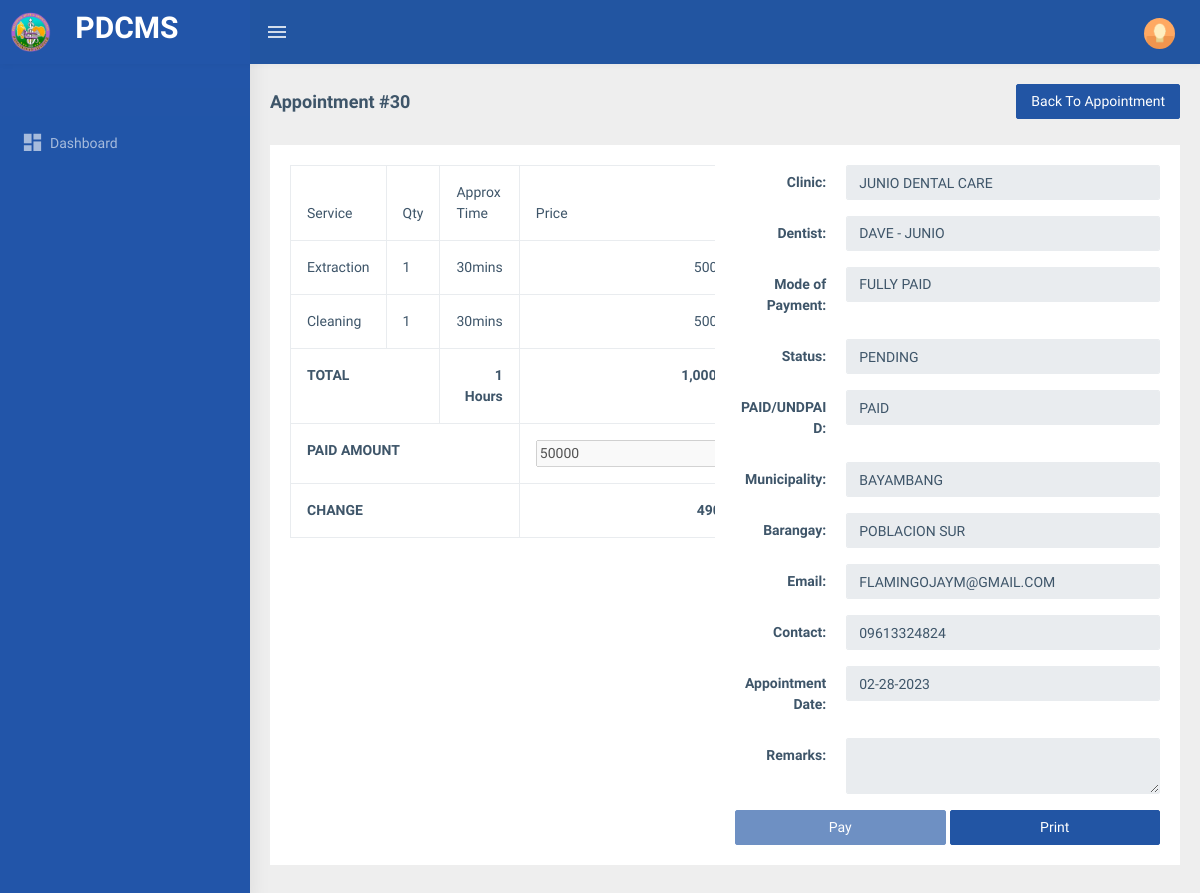
Page /dental_admin/pay.php?id=30 on the earlier database version.
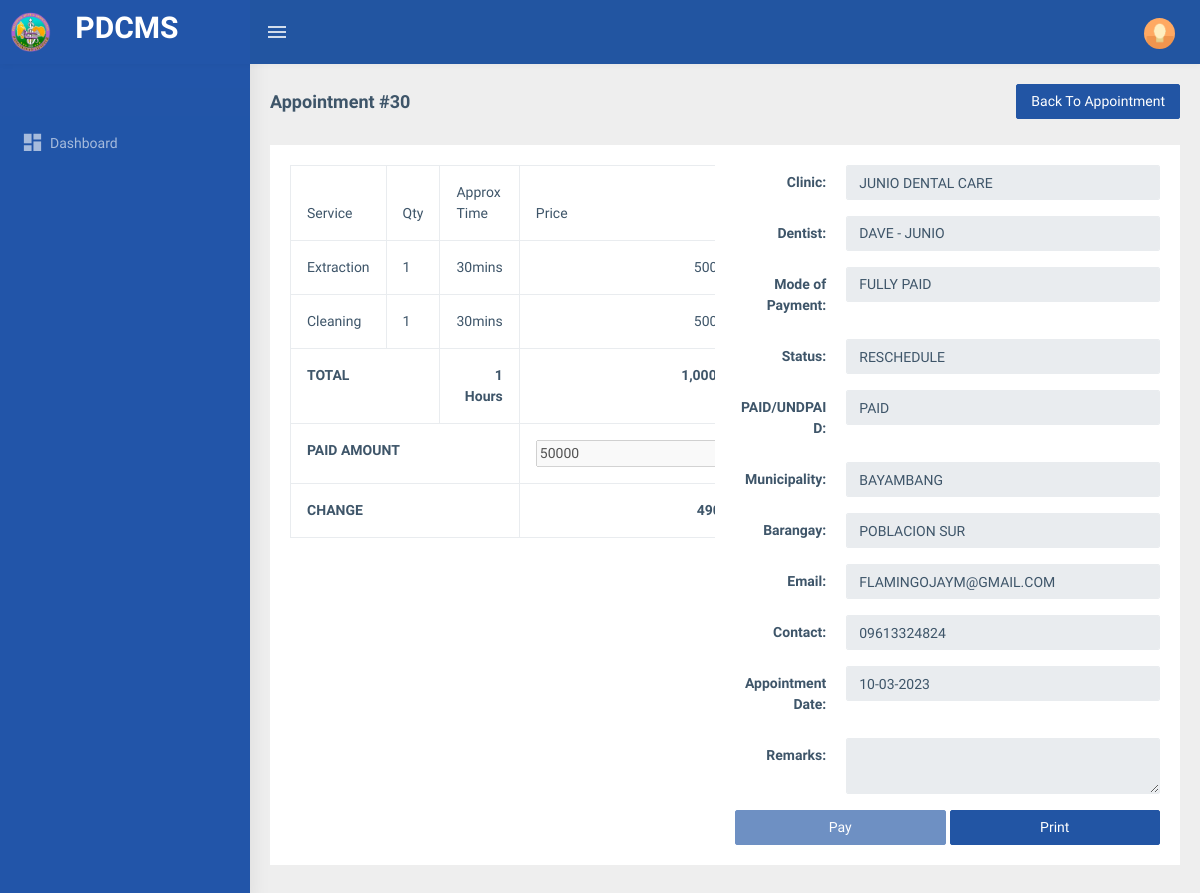
Same page on the later database version.
### tables this page shows
CREATE TABLE `tbl_appointment` (
  `id` int(11) NOT NULL,
  `patient_id` int(11) DEFAULT NULL,
  `clinic_id` int(11) DEFAULT NULL,
  `appointment_date` date DEFAULT NULL,
  `remarks` text DEFAULT NULL,
  `date_created` date DEFAULT NULL,
  `status_id` int(11) DEFAULT 1,
  `paid_id` int(11) DEFAULT 1,
  `dentist_id` int(11) DEFAULT NULL,
  `image` varchar(255) DEFAULT NULL,
  `mode_of_payment` int(11) DEFAULT NULL,
  `acceptable` int(11) DEFAULT NULL,
  `dental_admin_id` int(11) DEFAULT NULL,
  `paid_amount` float DEFAULT NULL,
  `change_amount` float DEFAULT NULL
);

CREATE TABLE `tbl_appointment_status` (
  `id` int(11) NOT NULL,
  `name` varchar(255) DEFAULT NULL
);

CREATE TABLE `tbl_appointment_paid_status` (
  `id` int(11) NOT NULL,
  `name` varchar(255) DEFAULT NULL
);

### includes/functions.php (called while the page is built, shortened)
<?php
function get_one($sql)
{
    $result = mysqli_query($_SESSION['conn'], $sql);
    while ($row = mysqli_fetch_object($result)) {
        return $row;
    }
}
function get_paid_status($id = 0)
{
    return !empty($id) ? get_one("SELECT name from tbl_appointment_paid_status where id = $id")->name : '';
}
function get_appointment_status($id = 0)
{
    return !empty($id) ? get_one("SELECT name from tbl_appointment_status where id = $id")->name : '';
}

### dental_admin/pay.php (the view, shortened to what the changed rows need)
<?php include 'header.php'; ?>
<div class="page-wrapper">
  <div class="container-fluid myDivToPrint">
    <?php $main = get_one("select * from tbl_appointment where id = " . $_GET['id']); ?>
    <form method=" post" onsubmit="return confirm('Are you sure?');">
      <div class="row">
        <div class="col-md-12">
          <div class="card">
            <div class="card-body">
              <div class="row">
                <div class="col-md-6">
                  <div class="table-responsive">
                    <table id="table_eto" class="table table-bordered">
                      <thead>
                        <tr>
                          <th>Service</th>
                          <th style="width: 0.1%;">Qty</th>
                          <th>Approx Time</th>
                          <th>Price</th>
                        </tr>
                      </thead>
                      <?php $id = $_GET['id']  ?>
                      <tbody>
                          <tr>
                            <td style="text-align:right;font-weight:bold"><input type="number" name="paid_amount" id="paid_amount" value="<?= $main->paid_amount ?? 0 ?>" <?= $main->paid_id == 2 ? 'disabled' : '' ?>></td>
                          </tr>
                        <tr>
                          <td style="font-weight:bold" colspan="3">CHANGE</td>
                          <td style="text-align:right;font-weight:bold" id="change">
                            <?= $main->change_amount ?? 0 ?>
                          </td>
                        </tr>
                      </tbody>
                    </table>
                  </div>
                </div>
                <?php $clinic_details = get_clinic(get_one("SELECT clinic_id from tbl_appointment where id = $id")->clinic_id); ?>
                <?php $appointment_details = get_one("SELECT DATE_FORMAT(appointment_date,'%m-%d-%Y') as appointment_date, remarks,status_id,paid_id,id from tbl_appointment where id = $id"); ?>
                <div class="col-md-6">
                  <div class="form-group row">
                    <div class="col-sm-9">
                      <div class="input-group">
                        <input type="text" class="form-control" disabled value="<?= get_appointment_status($appointment_details->status_id) ?>" />
                      </div>
                    </div>
                  </div>
                  <div class="form-group row">
                    <div class="col-sm-9">
                      <div class="input-group">
                        <input type="text" class="form-control" disabled value="<?= get_paid_status($appointment_details->paid_id) ?>" />
                      </div>
                    </div>
                  </div>
                  <div class="form-group row">
                    <div class="col-sm-9">
                      <div class="input-group">
                        <input type="text" name="appointment_date" disabled class="form-control mydatepicker" placeholder="mm-dd-yyyy" value="<?= isset($appointment_details->appointment_date) ? $appointment_details->appointment_date : '' ?>" required />
                      </div>
                    </div>
                  </div>
                </div>
              </div>
            </div>
          </div>
        </div>
      </div>
    </form>
  </div>
  <?php include 'footer.php'; ?>

Differences in the rows shown:
changed tbl_appointment "PAID": status.name "PENDING" → "RESCHEDULE"
Other differences:
form field appointment_date: "02-28-2023" → "10-03-2023"
